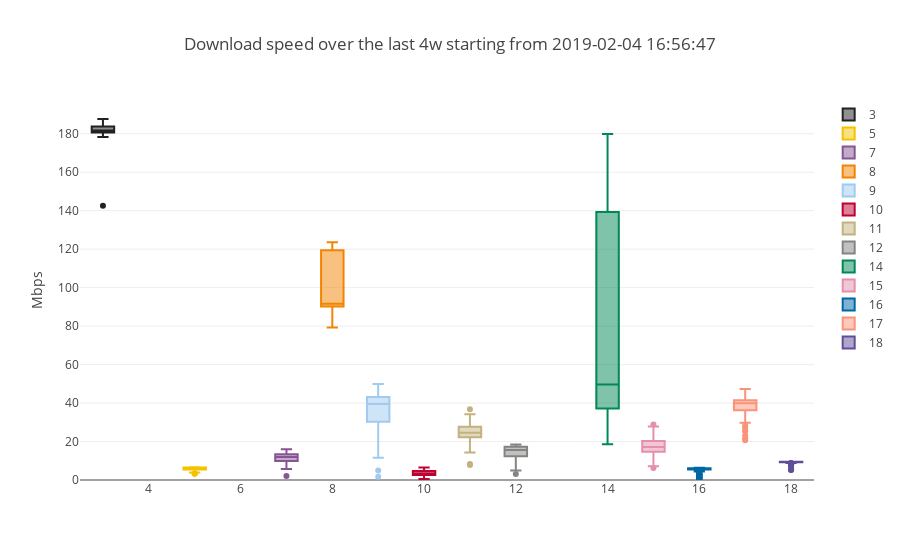

Notebook code cell kept with this figure:
### Code cell
simple_boxplot(dataframe=download_df,plot_value='DOWNLOAD',sort_value='SK_PI',
               title="Download speed over the last "+time_interval+ " starting from "+ starting_point, 
               ytitle="Mbps")
